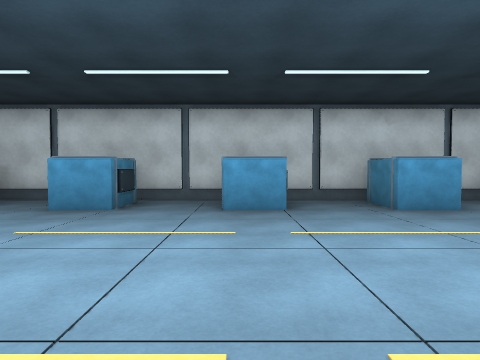
View 1 (above)

18 first-person views from a walk through a 3-D level made in the Unity game engine. The camera is 1.4 m above the floor, tilts 2° down and sees 75° across. The floor is counted in squares, 2 m on a side. Each view is taken from the middle of a square. On the plan, view 1 faces up. The plan holds only what a view shows up to about 10 squares ahead; the rest is blank. The place goes on beyond the plan. The player is left out.

View 2
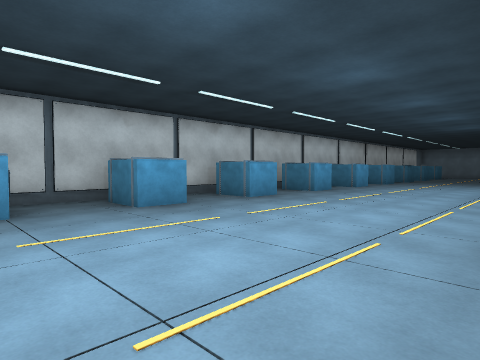

View 3
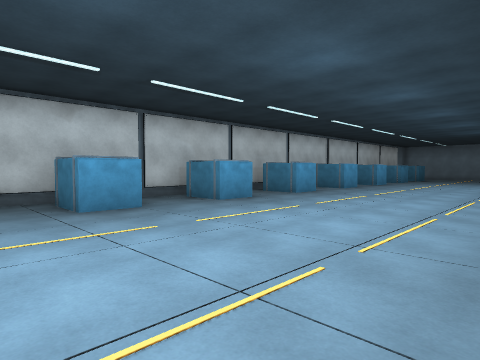

View 4
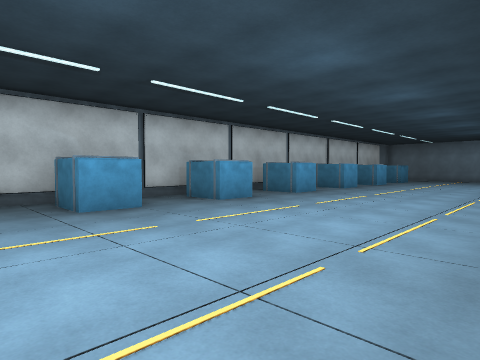

View 5
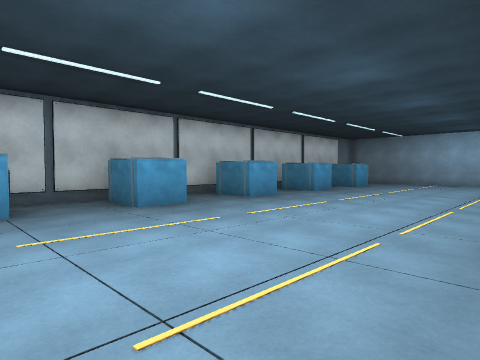

View 6
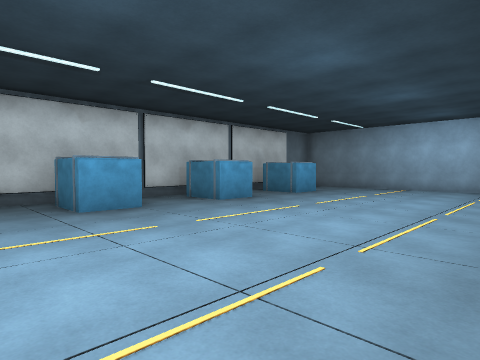

View 7
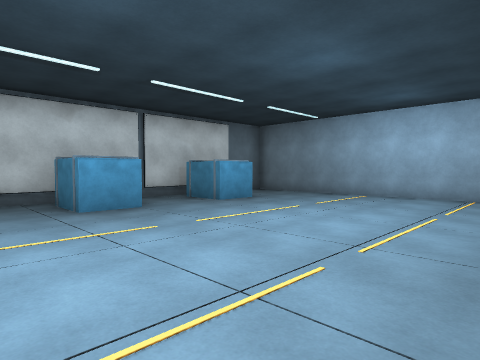

View 8
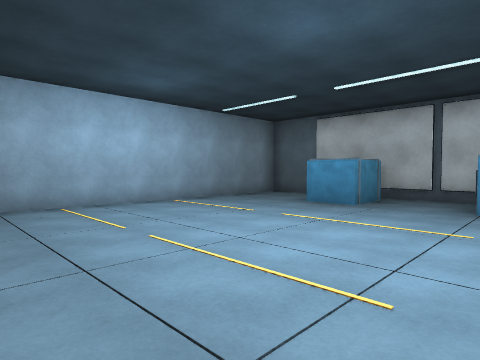

View 9
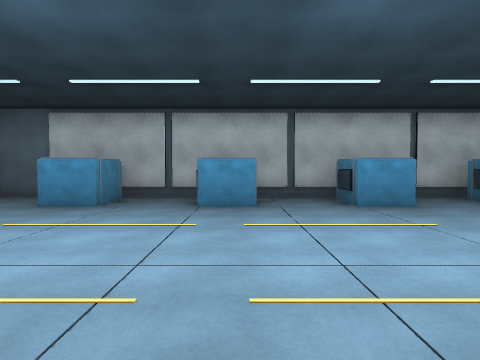

View 10
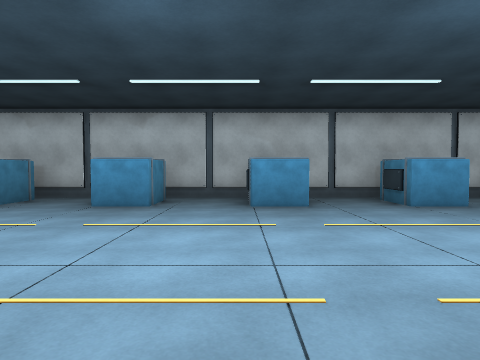

View 11
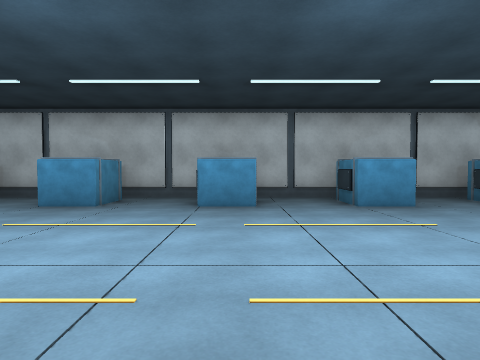

View 12
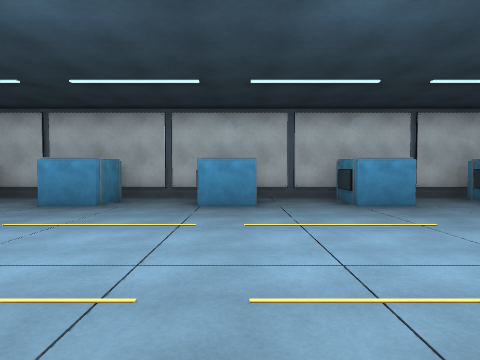

View 13
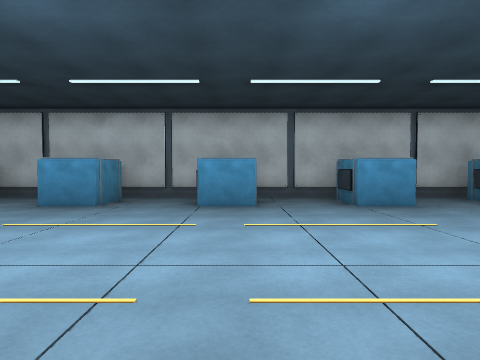

View 14
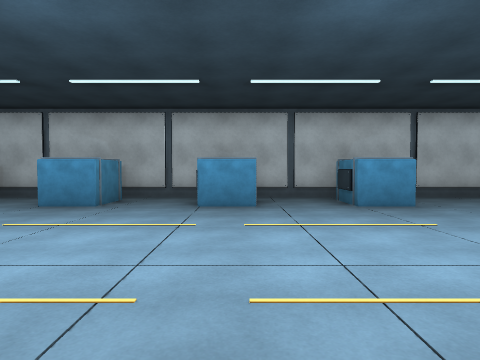

View 15
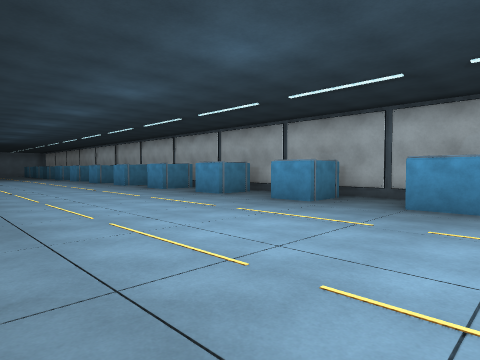

View 16
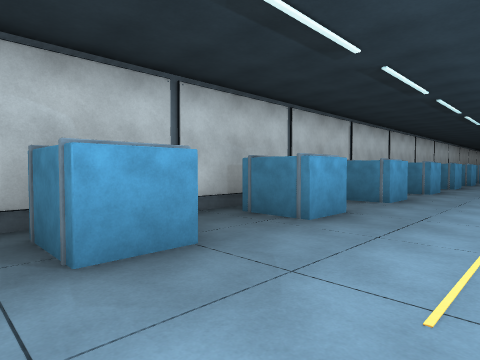

View 17
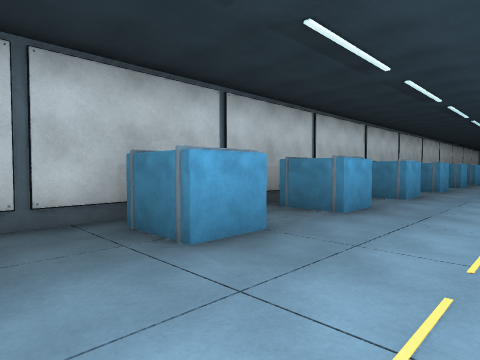

View 18
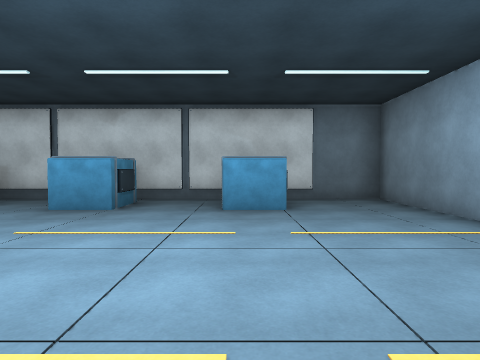

### Floor plan
Points are (right, up) in squares from view 1. A wall is a line through its corners. A room is listed if a view was taken in it or the views show most of it. See-through windows are left out.
Room 1 (views 1, 2, 3, 4, 5, 6, 7, 8, 9, 10, 11, 12, 13, 14, 15, 16, 17, 18)
walls: (9.9, 5.3) (8.7, 5.3) (8.7, 6.6); (12.9, 5.3) (11.7, 5.3) (11.7, 6.6); (6.9, 5.3) (5.7, 5.3) (5.7, 6.6); (11.6, -0.9) (12.8, -0.9) (12.8, -2.2); (9.1, 7.2) (7.7, 7.2); (8.7, -2.1) (8.7, -0.9) (9.8, -0.9) (9.8, -2.1); (6.8, -1.6) (6.8, -2.2); (6.2, 7.2) (4.9, 7.2); (5.6, -0.9) (6.9, -0.9); (15.9, 5.3) (14.7, 5.3) (14.7, 6.8); (3.9, 5.3) (2.7, 5.3) (2.7, 6.8); (15, 7.2) (10.7, 7.2); (14.7, -2.1) (14.7, -0.9) (15.9, -0.9); (15.8, -1.2) (15.8, -2.2); (3, 7.2) (-6.5, 7.2); (2.7, -2.1) (2.7, -0.9) (3.8, -0.9) (3.8, -2.1); (18.9, 5.3) (17.7, 5.3) (17.7, 6.6); (17.7, -2.1) (17.7, -0.9) (18.8, -0.9) (18.8, -2.1); (0.9, 5.3) (-0.3, 5.3) (-0.3, 6.8); (0.8, -1.6) (0.8, -2.2); (-0.3, -2.1) (-0.3, -0.9) (0.9, -0.9); (20.7, -2.2) (20.7, -0.9) (21.9, -0.9); (21.9, 6.8) (21.9, 5.3) (20.7, 5.3) (20.7, 6.6); (-2.1, 6.8) (-2.1, 5.6) (-2.2, 5.3) (-3.3, 5.3) (-3.3, 6.6); (-3.3, -2.2) (-3.3, -0.9) (-2.1, -0.9) (-2.1, -2.1); (23.7, -2.1) (23.7, -0.9) (24.9, -0.9); (24.9, 5.3) (23.7, 5.3) (23.7, 6.6); (-5.1, 5.3) (-6.3, 5.3) (-6.3, 6.8); (-5.7, -2.7) (24, -2.7); (-6.4, -0.9) (-5.2, -0.9) (-5.2, -2.2); (26, -2.7) (27.3, -2.7) (27.3, 7.2) (16.9, 7.2)

Where each view was taken, in squares from view 1:
view 1: 0 up, 0 right, facing up
view 2: 0 up, 0 right, facing up-right
view 3: 0 up, 4 right, facing up-right
view 4: 0 up, 7 right, facing up-right
view 5: 0 up, 12 right, facing up-right
view 6: 0 up, 16 right, facing up-right
view 7: 0 up, 19 right, facing up-right
view 8: 5 up, 21 right, facing down-right
view 9: 5 up, 21 right, facing down
view 10: 5 up, 16 right, facing down
view 11: 5 up, 12 right, facing down
view 12: 5 up, 6 right, facing down
view 13: 5 up, 0 right, facing down
view 14: 5 up, 3 left, facing down
view 15: 5 up, 7 left, facing down-right
view 16: 3 up, 7 left, facing up-right
view 17: 3 up, 5 left, facing up-right
view 18: 0 up, 24 right, facing up
